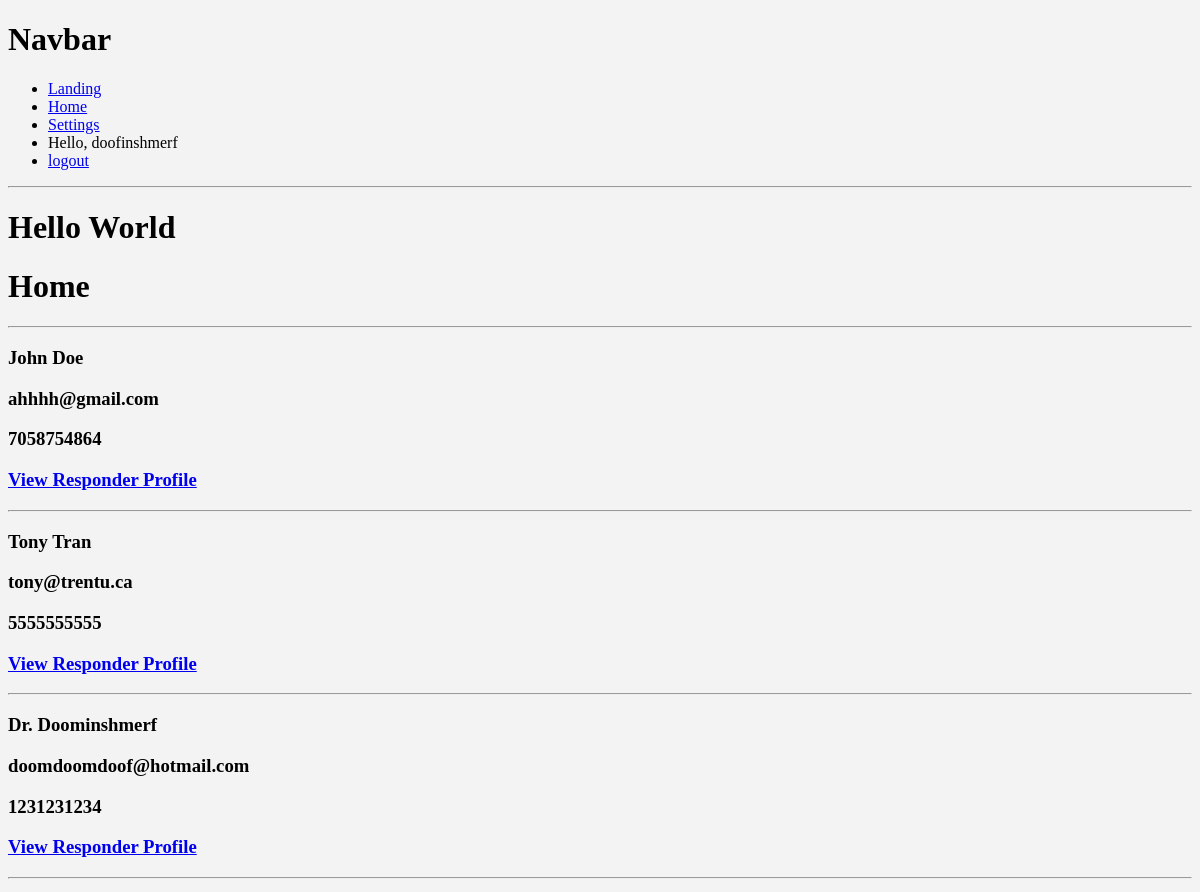
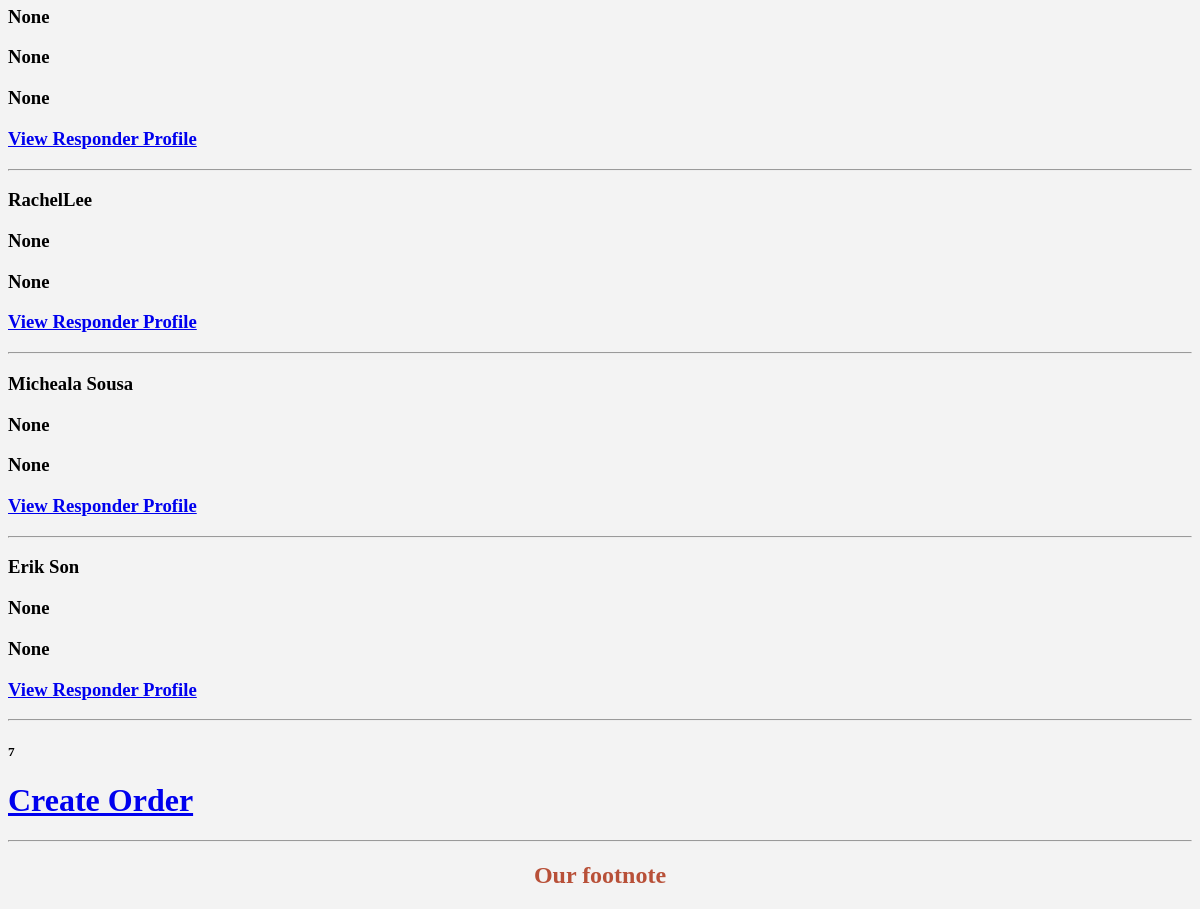
The page /home/ (signed in) on the database its author committed (2 pictures, top to bottom).
### manager/models.py (models this page shows, shortened)
class Responder(models.Model):
    user = models.OneToOneField(User, null=True, on_delete=models.CASCADE)
    name = models.CharField(max_length=200, null=True)
    phone = models.CharField(max_length=10, null=True)
    email = models.CharField(max_length=250, null=True)
    profile_pic = models.ImageField(default="defaultProfilePicture.jpg", null=True, blank=True)
    date_created = models.DateTimeField(auto_now_add=True)

### manager/decorators.py (the view)
        def wrapper_func(request, *args, **kwargs):
            group = None
            if request.user.groups.exists():
                group = request.user.groups.all()[0].name
            if group in allowed_roles:
                return view_func(request, *args, **kwargs)
            else:
                return HttpResponse('You are not authorized to view this page')

### manager/views.py (called while the page is built)
@login_required(login_url='login')
@allowed_users(allowed_roles=['admin', 'responder'])
def home(request):
    responders = Responder.objects.all()
    total_responders = responders.count()
    context = {
        'responders': responders,
        'total_responders': total_responders
    }
    return render(request, 'manager/home.html', context)

### manager/templates/manager/home.html
{% extends 'manager/main.html' %}
{% load static%}
{% block content %}
<h1>Home</h1>
<hr>
{% for res in responders %}
    <h3>{{res.name}}</h3>
    <h3>{{res.email}}</h3>
    <h3>{{res.phone}}</h3>
    <h3><a href="{% url 'dashboard' res.id %}">View Responder Profile</a></h3>
    <hr>
{% endfor %}
<h5>{{total_responders}}</h5>
<h1><a href="{% url 'create_order' %}">Create Order</a></h1>
{% endblock %}

### manager/templates/manager/main.html (shortened to what this page needs)
{% load static %}
<!DOCTYPE html>
<html lang="en">
<head>
    {% load static %}
    <link rel="stylesheet" type="text/css" href="{% static '/css/main.css' %}">
</head>
<body>
    {% include 'manager/navbar.html' %}
    <h1>Hello World</h1>
    {% block content %}
    {% endblock %}
    {% include 'manager/footer.html' %}
</body>
</html>

### manager/templates/manager/navbar.html
{% load static %}
<h1>Navbar</h1>
<nav>
    <ul>
        <li>
            <a href="{% url 'landing' %}">Landing</a>
        </li>
        <li>
            <a href="{% url 'home' %}">Home</a>
        </li>
        {% if request.user.is_staff %}
        <li>
            <a href="{% url 'inventory' %}">Inventory</a>
        </li>
        {% else %}
        <li>
            <a href="{% url 'account' %}">Settings</a>
        </li>
        {% endif %}
        <li>
            Hello, {{request.user}}
        </li>
        <li>
            <a href="{% url 'logout' %}">logout</a>
        </li>
    </ul>
</nav>
<hr>

### manager/templates/manager/footer.html
{% load static %}
<hr>
<h2>Our footnote</h2>

### static/css/main.css (style rules this page uses)
:root { --primary-color: #b85038; --accent-color: #342c6b; --text-color: #191a23; --bg-color: #f3f3f3; }
body { background-color: var(--bg-color); }
h2 { color: var(--primary-color); text-align: center; }

### rows shown on the page
Responder: name "John Doe", email "ahhhh@gmail.com", phone "7058754864"
Responder: name "Tony Tran", email "tony@trentu.ca", phone "5555555555"
Responder: name "Dr. Doominshmerf", email "doomdoomdoof@hotmail.com", phone "1231231234"
Responder: name "None", email "None", phone "None"
Responder: name "RachelLee", email "None", phone "None"
Responder: name "Micheala Sousa", email "None", phone "None"
Responder: name "Erik Son", email "None", phone "None"

### other values the page prints
{{ request.user }} "doofinshmerf"
{{ total_responders }} "7"
